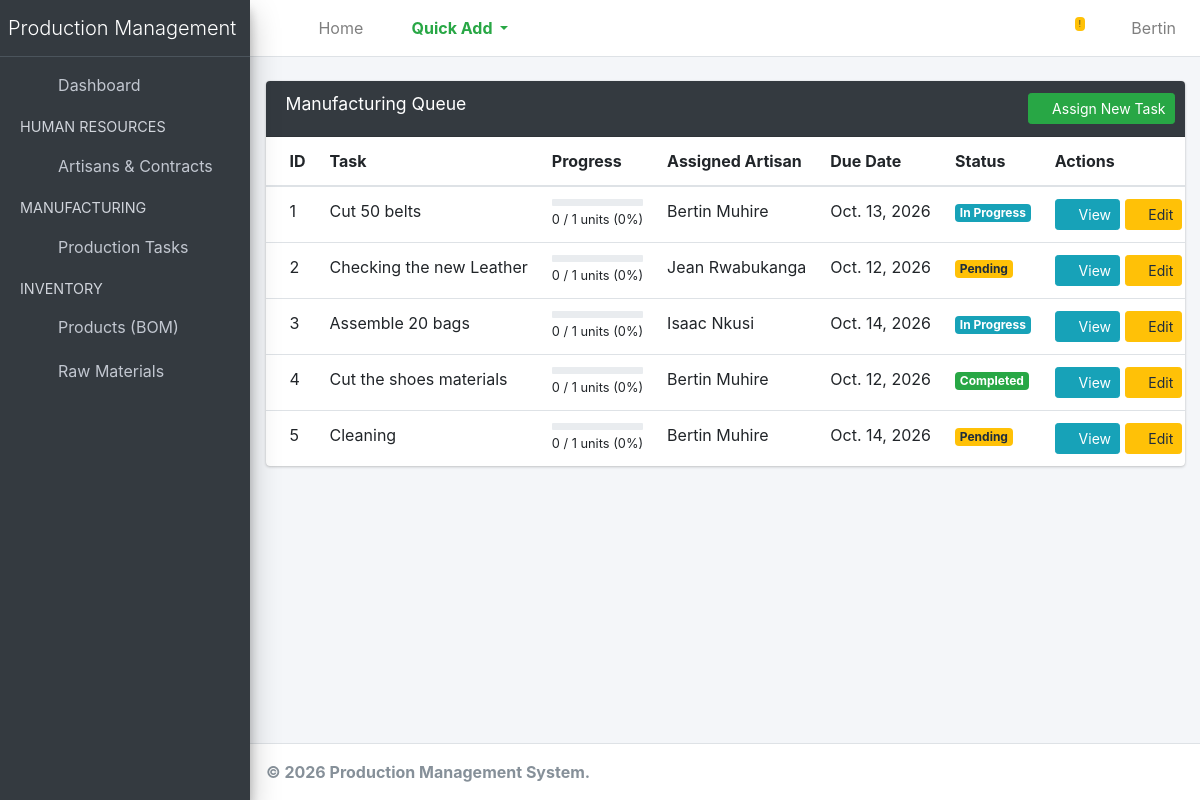
The page /production/tasks/ (signed in) on the database as committed earlier.
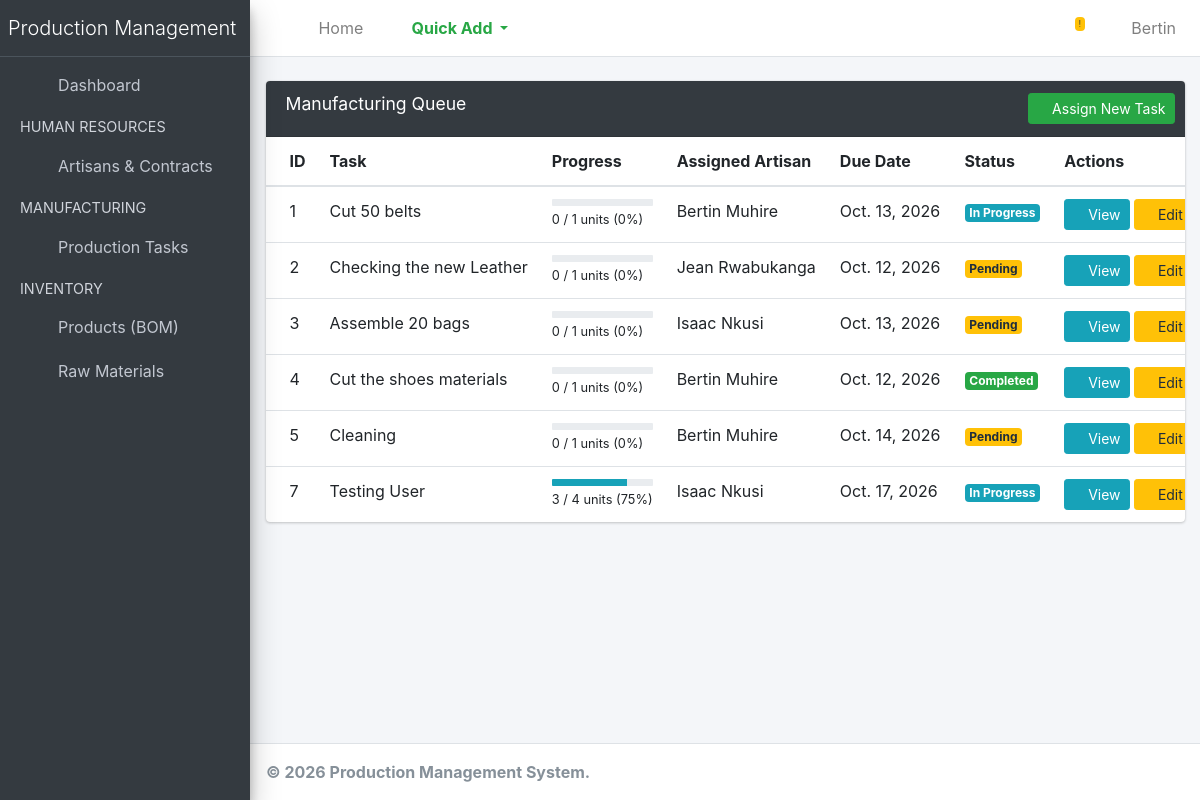
The same page on the database as committed later.
### production/models.py (models this page shows, shortened)
class ProductionTask(models.Model):
    STATUS_CHOICES = [
        ('Pending', 'Pending'),
        ('In Progress', 'In Progress'),
        ('Completed', 'Completed'),
    ]
    title = models.CharField(max_length=200, help_text="e.g. Batch 1: Classic Belts")
    product = models.ForeignKey(Product, on_delete=models.PROTECT, related_name='tasks', null=True)
    target_quantity = models.PositiveIntegerField(default=1)
    produced_quantity = models.PositiveIntegerField(default=0)
    description = models.TextField(blank=True, null=True)
    assigned_to = models.ForeignKey(Employee, on_delete=models.SET_NULL, null=True, related_name='tasks')
    status = models.CharField(max_length=20, choices=STATUS_CHOICES, default='Pending')
    due_date = models.DateField()
    created_at = models.DateTimeField(auto_now_add=True)
    @property
    def progress_percentage(self):
        if self.target_quantity == 0:
            return 0
        return int((self.produced_quantity / self.target_quantity) * 100)
    def __init__(self, *args, **kwargs):
        super().__init__(*args, **kwargs)
        self._original_target = self.target_quantity if self.pk else 0

### employees/models.py (models this page shows, shortened)
class Employee(models.Model):
    first_name = models.CharField(max_length=50)
    last_name = models.CharField(max_length=50)
    department = models.ForeignKey(Department, on_delete=models.CASCADE, related_name='employees')
    hire_date = models.DateField(auto_now_add=True)
    is_active = models.BooleanField(default=True)
    def __str__(self):
        return f"{self.first_name} {self.last_name}"

### production/views.py (the view)
# urls.py: path('tasks/', views.task_list, name='task_list'),
@login_required
def task_list(request):
    tasks = ProductionTask.objects.all().select_related('assigned_to')
    return render(request, 'production/task_list.html', {'tasks': tasks})

### production/templates/production/task_list.html (shortened to what this page needs)
{% extends 'base.html' %}
{% block content %}
<div class="row">
    <div class="col-12">
        <div class="card">
            <div class="card-header bg-dark">
                <h3 class="card-title">Manufacturing Queue</h3>
                <div class="card-tools">
                    {% if request.user.is_staff %}
                        <a href="{% url 'production:task_create' %}" class="btn btn-success btn-sm">
                            <i class="fas fa-plus"></i> Assign New Task
                        </a>
                    {% endif %}
                </div>
            </div>
            <div class="card-body table-responsive p-0">
                <table class="table table-hover text-nowrap">
                    <thead>
                        <tr>
                            <th>ID</th>
                            <th>Task</th>
                            <th>Progress</th>
                            <th>Assigned Artisan</th>
                            <th>Due Date</th>
                            <th>Status</th>
                            <th>Actions</th>
                        </tr>
                    </thead>
                    <tbody>
                        {% for task in tasks %}
                        <tr>
                            <td>{{ task.id }}</td>
                            <td>{{ task.title }}</td>
                            <td>
                                <div class="progress progress-xs">
                                    <div class="progress-bar bg-info" style="width: {{ task.progress_percentage }}%"></div>
                                </div>
                                <small>{{ task.produced_quantity }} / {{ task.target_quantity }} units ({{ task.progress_percentage }}%)</small>
                            </td>
                            <td>{{ task.assigned_to|default:"Unassigned" }}</td>
                            <td>{{ task.due_date }}</td>
                            <td>
                                {% if task.status == 'Completed' %}
                                    <span class="badge badge-success">{{ task.status }}</span>
                                {% elif task.status == 'In Progress' %}
                                    <span class="badge badge-info">{{ task.status }}</span>
                                {% else %}
                                    <span class="badge badge-warning">{{ task.status }}</span>
                                {% endif %}
                            </td>
                            <td>
                                <a href="{% url 'production:task_detail' task.pk %}" class="btn btn-info btn-sm"><i class="fas fa-eye"></i> View</a>
                                {% if request.user.is_staff %}
                                    <a href="{% url 'production:task_update' task.pk %}" class="btn btn-warning btn-sm"><i class="fas fa-edit"></i> Edit</a>
                                {% endif %}
                            </td>
                        </tr>
                        {% empty %}
                        <tr>
                            <td colspan="6" class="text-center">No production tasks scheduled for Le Mieux Ltd.</td>
                        </tr>
                        {% endfor %}
                    </tbody>
                </table>
            </div>
        </div>
    </div>
</div>
{% endblock %}

Rows that differ between the two databases and show on the page:
changed ProductionTask "Assemble 20 bags": due_date "Oct. 14, 2026" → "Oct. 13, 2026"; status "In Progress" → "Pending"
added ProductionTask: id "7", title "Testing User", produced_quantity "3", target_quantity "4", progress_percentage "75", assigned_to "Isaac Nkusi", due_date "Oct. 17, 2026", status "In Progress"
